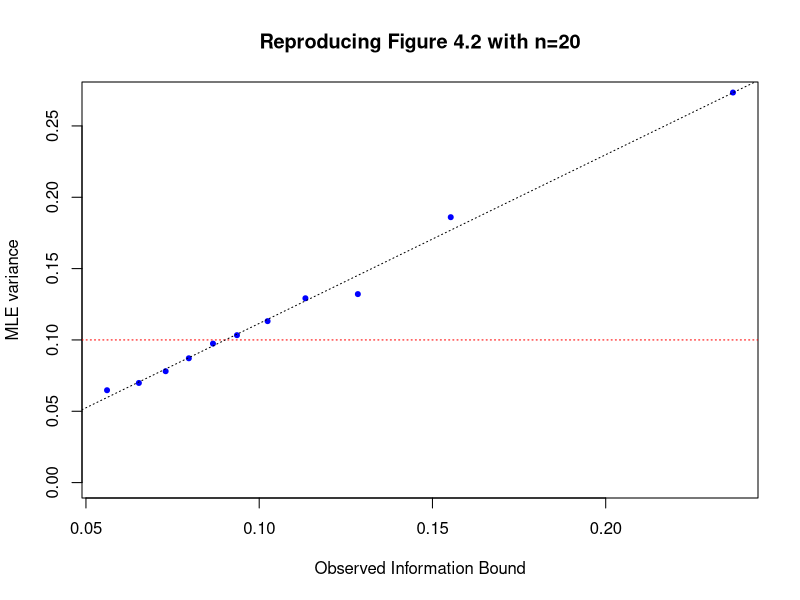
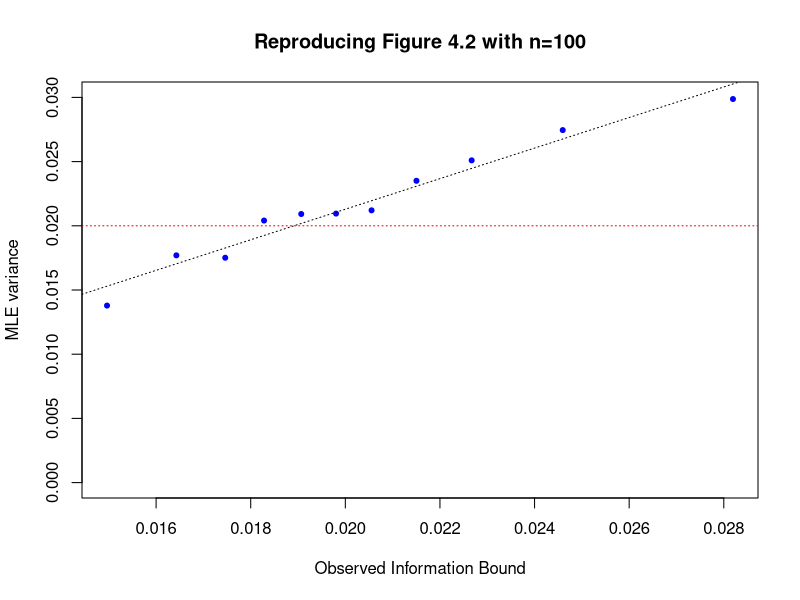

Here is the R script that generated these plots, in order:
## ---- chunk 1
knitr::opts_chunk$set(echo = TRUE)
## ---- chunk 2

theta=0.7

set.seed(100)
x1=rbinom(1, size=20, prob=theta)
x2=rpois(1, lambda=10*theta)
print(c(x1, x2))

## ---- chunk 3
# error tolerance value for terminating the alogirthm
tol=1e-8

# function g defined above
g=function(theta, x1, x2){
  10*theta^2-(30+x2)*theta+(x1+x2)
}
# derivative of g with respect to  theta
gprime=function(theta, x1, x2){
  20*theta-(30+x2)
}

# find mle given data and error tolerance
# 'mix' stands for 
binompois_mle<-function(x1,x2, tol){
  # initial value is theta.mme
  theta.current=(x1+2*x2)/40
  while(TRUE){
    # update theta value by newton's method
    theta.new = theta.current - g(theta.current, x1,x2) / gprime(theta.current, x1,x2)
    
    # break the iteration if |g(theta)| < error tolerance
    if(abs(g(theta.new,x1,x2))<tol ) break
    
    # If theta deviates from (0,1) then end the iteration and print the message
    if(theta.new > 1 | theta.new < 0) {
      print("out of parameter sapce (0,1)")
      break
    }
    theta.current = theta.new
  }
  return(theta.new)
}

theta.hat=binompois_mle(x1, x2, tol)
theta.hat
## ---- chunk 4
CRLB.true=theta*(1-theta)/(10*(3-theta))
CRLB.plugin=theta.hat*(1-theta.hat)/(10*(3-theta.hat))
obsinfo=(x1+x2)/theta.hat^2+(20-x1)/(1-theta.hat)^2
CRLB.obsinfo=1/obsinfo
print(cbind(CRLB.true, CRLB.plugin, CRLB.obsinfo))
## ---- chunk 5
# l'(theta) where l(theta) is loglikelihood function
cauchy_lprime<-function(theta, x){
  n=length(x)
  sum=0
  for(i in 1:n){
    numerator=2*(x[i]-theta)
    denominator=1+(x[i]-theta)^2
    sum = sum + numerator/denominator
  }
  return(sum)
}

# l''(theta) where l(theta) is loglikelihood function
cauchy_ldprime<-function(theta,x){
  n=length(x)
  sum=0
  for(i in 1:n){
    numerator = 2*((x[i]-theta)^2-1)
    denominator = (1+(x[i]-theta)^2)^2
    sum = sum + numerator/denominator
  }
  return(sum)
}

# Function to find mle using Newton's method
cauchy_mle<-function(x, tol){
  # Use initial value as median since location parameter of cauchy distribution is population median
  theta.current=median(x)
  iter=0
  while(TRUE){
    theta.new = theta.current - cauchy_lprime(theta.current, x) / cauchy_ldprime(theta.current, x)
    if(abs(cauchy_lprime(theta.new,x))<tol ) break
    theta.current = theta.new
    iter=iter+1
    # Print a message if the algorithm converges too slow
    if(iter>1e+5) {
      print('too slow for iteration to converge')
      break
    }
  }
  return(theta.new)
}

# Function to calculate observed information bound
cauchy_obs_info_bound<-function(x){
  n=length(x)
  obs_info = - cauchy_ldprime(cauchy_mle(x, tol), x)
  return(1/obs_info)
}
## ---- chunk 6
# We will generate 10000 datasets.
N=10000

# List of MLEs and observed Information bounds will be stored in X
X=matrix(0, ncol=2, nrow=N)
colnames(X)<-c('MLE', 'Obs.Info.Bound')

# sample size
n=20

#error tolerance
tol=1e-6

set.seed(100)

for(i in 1:N){
  # Generate sample of size n from cauchy(0,1)
  x=rcauchy(n, location=0, scale=1)
  mle = cauchy_mle(x, tol)
  # Too large value of theta may be a wrong answer
  if(abs(mle)>1e+03) {
    print("Abnormal value of mle is yielded")
    # Draw another sample and find mle again
    while(abs(mle)>1e+03){
      x=rcauchy(n, location=0, scale=1)
      mle=cauchy_mle(x, tol)
    }
  }
  # Calculate observed information bound
  obs_info_bound = cauchy_obs_info_bound(x)
  X[i,]=c(mle, obs_info_bound)
}

X=as.data.frame(X)
# Sorting the list by the order statistics of observed information bound
X=X[order(X$Obs.Info.Bound),]
head(X, 10)

## ---- chunk 7
# To use a function `swap`
library(seqinr)

cauchy_mle<-function(x, tol){
  # Start an algorithm with initial interval [a,b]
  # Here [a,b] is chosen as [-k, k] where k=|med(X_i)|+3
  # For bisection method to begin, l'(a)l'(b) < 0 should be satisfied.
  a = -(abs(median(x))+3)
  theta.past = a
  theta.current=abs(median(x))+3
  iter=0
  while(cauchy_lprime(theta.past, x)*cauchy_lprime(theta.current, x ) > 0){
    # If bisection l'(a)l'(b) < 0 is not satisfied then 
    # give small fluctuation to a and b to attain the condition
    warning("the initial values does not saitsfy starting condition 
    of bisection method. Shifting it a little...")
    theta.past = theta.past + rnorm(1)
    theta.current =  theta.current + rnorm(1)
    a=theta.past
    # If this procedure takes too much iteration, return NA 
    iter=iter+1
    if(iter>1e+3) {
      print('initial value shifing is too complicated')
      return(NA)
      break
    }
  }
  iter=0
  while(TRUE){
    # Calculate the ratio which is used instead of l''(theta)
    # This is a difference between Newton's method and secant method
    ratio = (cauchy_lprime(theta.current, x)-cauchy_lprime(theta.past, x)) / (theta.current-theta.past)
    
    # For current bisection interval [a,b], calculate middle point m
    middle=(a + theta.current)/2
    
    # Propose a updated theta value , which is mainly done by a secant method
    # If two previous theta value are the same, then secant method cannot be used 
    # so that middle point is proposed as new theta.
    proposal = ifelse(cauchy_lprime(theta.current, x)-cauchy_lprime(theta.past, x) !=0 ,
                      theta.current-cauchy_lprime(theta.current, x) / ratio, middle)
    
    # Determine an updated theta. Proposed theta becomes updated theta if it lies between m and b
    # Other wise, middle point becomes an updated theta
    if(middle<theta.current){
      theta.new=ifelse(proposal<=theta.current & proposal>=middle, proposal, middle)
    }
    else{
      theta.new=ifelse(proposal<=middle & proposal>=theta.current, proposal, middle)
    }
    
    # End the iteration if " |l'(theta)| < error tolerance "  is attained.
    if(abs(cauchy_lprime(theta.new,x))<tol ) break
    
    # Setting a bisection interval [a,b] for the next step
    if(cauchy_lprime(theta.new, x)*cauchy_lprime(a, x) > 0) a=theta.current
    if(abs(cauchy_lprime(theta.new,x)) > abs(cauchy_lprime(a, x)) ) swap(a, theta.new)
    
    theta.past=theta.current
    theta.current=theta.new
    
    # Print a message if the algorithm converges too slow
    iter=iter+1
    if(iter>1e+5) {
      print('too slow for iteration to converge')
      break
    }
    
  }
  return(theta.new)
}

# We will generate 10000 datasets.
N=10000

# List of MLEs and observed Information bounds will be stored in X
X=matrix(0, ncol=2, nrow=N)
colnames(X)<-c('MLE', 'Obs.Info.Bound')

# sample size
n=20

#error tolerance
tol=1e-6

set.seed(100)

for(i in 1:N){
  # Generate sample of size n from cauchy(0,1)
  x=rcauchy(n, location=0, scale=1)
  mle = cauchy_mle(x, tol)
  # Too large value of theta may be a wrong answer
  if(abs(mle)>1e+03) {
    print("Abnormal value of mle is yielded")
    # Draw another sample and find mle again
    while(abs(mle)>1e+03){
      x=rcauchy(n, location=0, scale=1)
      mle=cauchy_mle(x, tol)
    }
  }
  # Calculate observed information bound
  obs_info_bound = cauchy_obs_info_bound(x)
  X[i,]=c(mle, obs_info_bound)
}

X=as.data.frame(X)
# Sorting the list by the order statistics of observed information bound
X=X[order(X$Obs.Info.Bound),]
head(X, 10)

## ---- chunk 8
# Create a function which splits the list of MLE's and observed information bounds
# by the size of observation information bounds
# and then calculate variance of MLE & median of observed information bounds in each group
splitter<-function(X){
  percent=c(0,5,15,25,35,45,55,65,75,85,95,100)
  N=nrow(X)
  last.indices=N*percent/100
  var_theta=rep(0, 11)
  med_infobound=rep(0,11)
  for(i in 2:12){
    indices=(last.indices[i-1]+1):last.indices[i]
    thetas=X[indices, 1]
    infobounds=X[indices,2]
    var_theta[i-1]=var(thetas)
    med_infobound[i-1]=median(infobounds)
  }
  as.data.frame(cbind(var_theta, med_infobound))
}

S=splitter(X)

# Recreate Figure 4.2 with n = 20
plot(S$med_infobound, S$var_theta, col='blue', pch=20, 
     xlab='Observed Information Bound', ylab='MLE variance', main='Reproducing Figure 4.2 with n=20',
     ylim=c(0,round(max(S$var_theta),2))
     )

# CRLB(theta) which does not depend on the data 
unconditional.variance= 1/ (1/2 * n)
abline(h=unconditional.variance, lty='dotted', col='red')

# linear regression fit of Var(theta) ~ Med(Obs.Info.Bound) 
fit<-lm(var_theta~med_infobound, data=S)
abline(fit$coefficients, lty='dotted')


## ---- chunk 9
# We will generate 10000 datasets.
N=10000

# List of MLEs and observed Information bounds will be stored in X
X=matrix(0, ncol=2, nrow=N)
colnames(X)<-c('MLE', 'Obs.Info.Bound')

# sample size
n=100

#error tolerance
tol=1e-6

set.seed(100)

for(i in 1:N){
  # Generate sample of size n from cauchy(0,1)
  x=rcauchy(n, location=0, scale=1)
  mle = cauchy_mle(x, tol)
  # Too large value of theta may be a wrong answer
  if(abs(mle)>1e+03) {
    print("Abnormal value of mle is yielded")
    # Draw another sample and find mle again
    while(abs(mle)>1e+03){
      x=rcauchy(n, location=0, scale=1)
      mle=cauchy_mle(x, tol)
    }
  }
  # Calculate observed information bound
  obs_info_bound = cauchy_obs_info_bound(x)
  X[i,]=c(mle, obs_info_bound)
}

X=as.data.frame(X)
# Sorting the list by the order statistics of observed information bound
X=X[order(X$Obs.Info.Bound),]
head(X, 10)

S=splitter(X)

# Recreate Figure 4.2 with n = 20
plot(S$med_infobound, S$var_theta, col='blue', pch=20, 
     xlab='Observed Information Bound', ylab='MLE variance', main='Reproducing Figure 4.2 with n=100',
     ylim=c(0,round(max(S$var_theta),2))
     )

# CRLB(theta) which does not depend on the data 
unconditional.variance= 1/ (1/2 * n)
abline(h=unconditional.variance, lty='dotted', col='red')

# linear regression fit of  Var(theta) ~ Med(Obs.Info.Bound)
fit<-lm(var_theta~med_infobound, data=S)
abline(fit$coefficients, lty='dotted')
